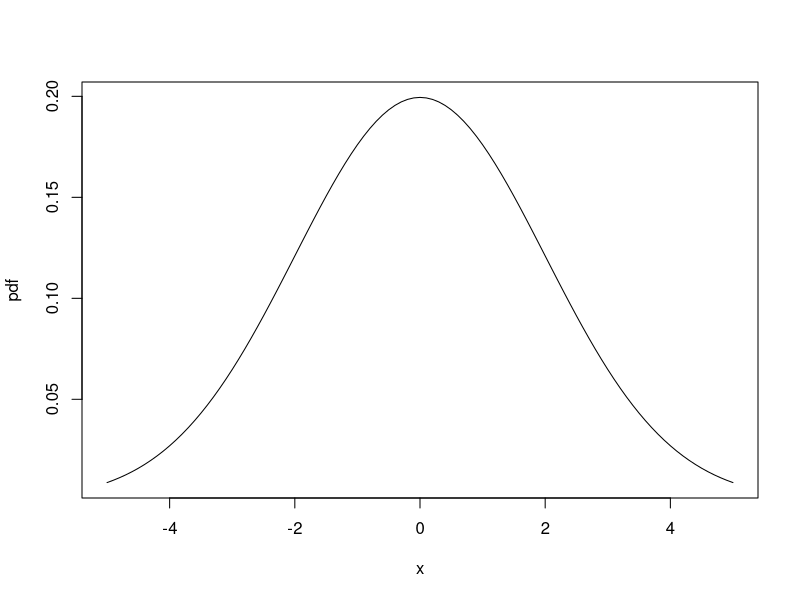
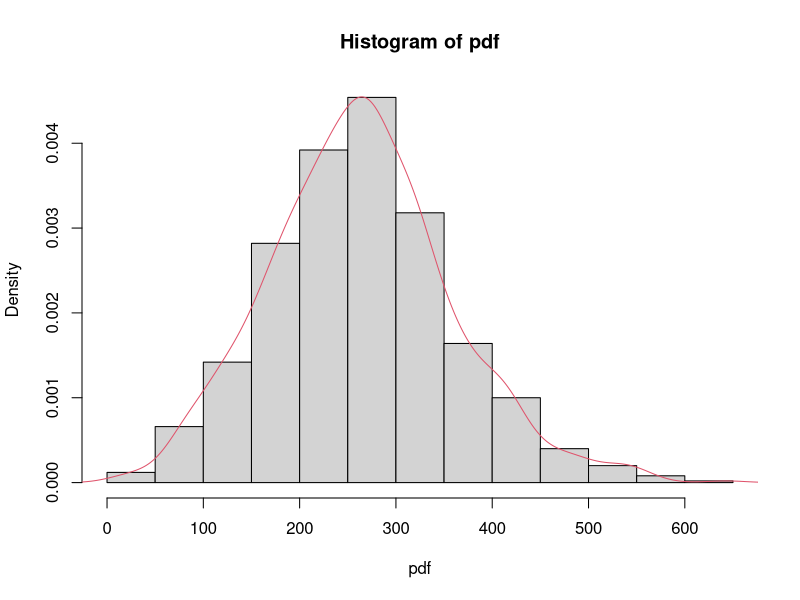
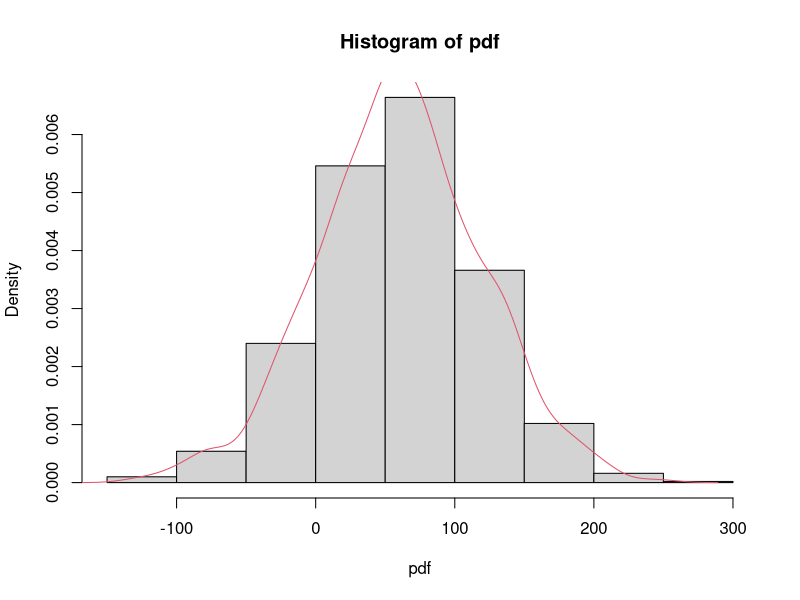
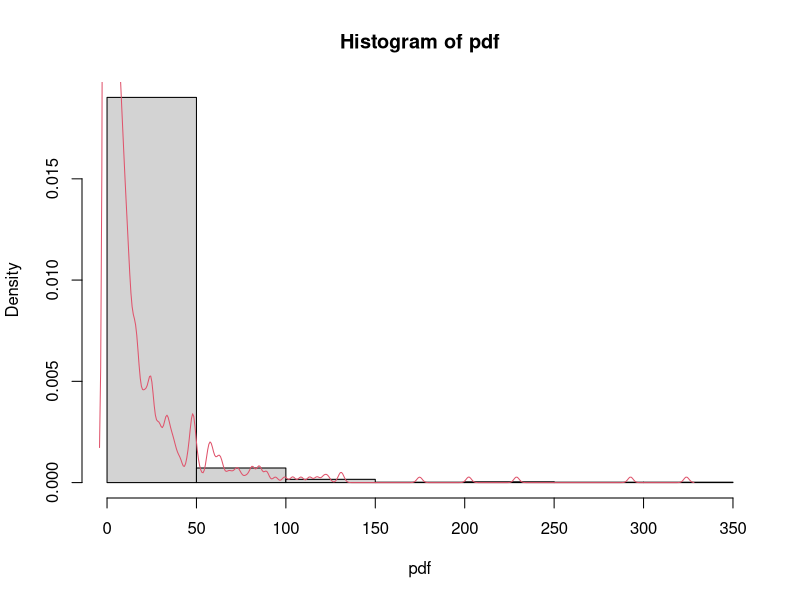
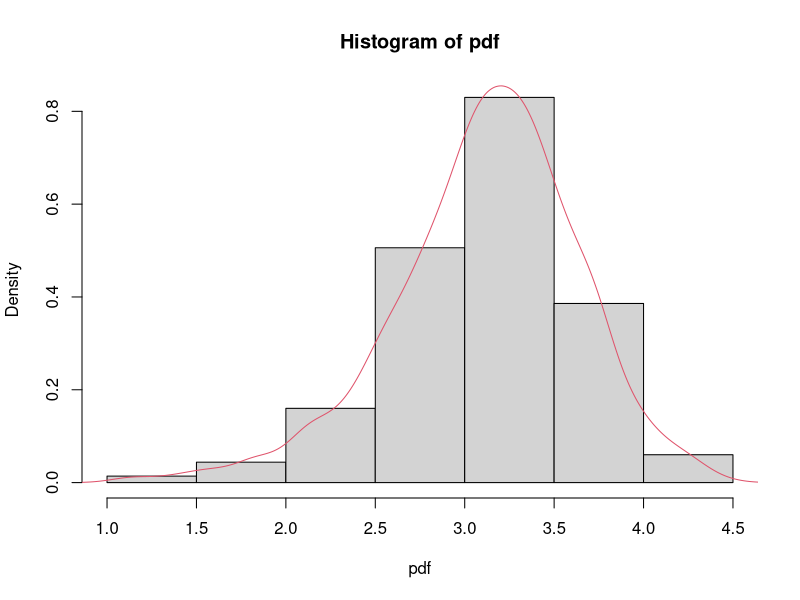
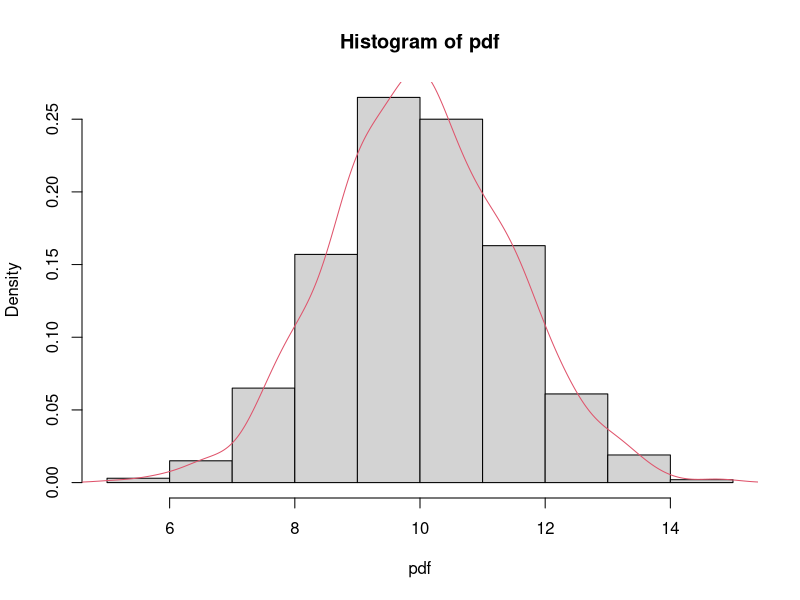
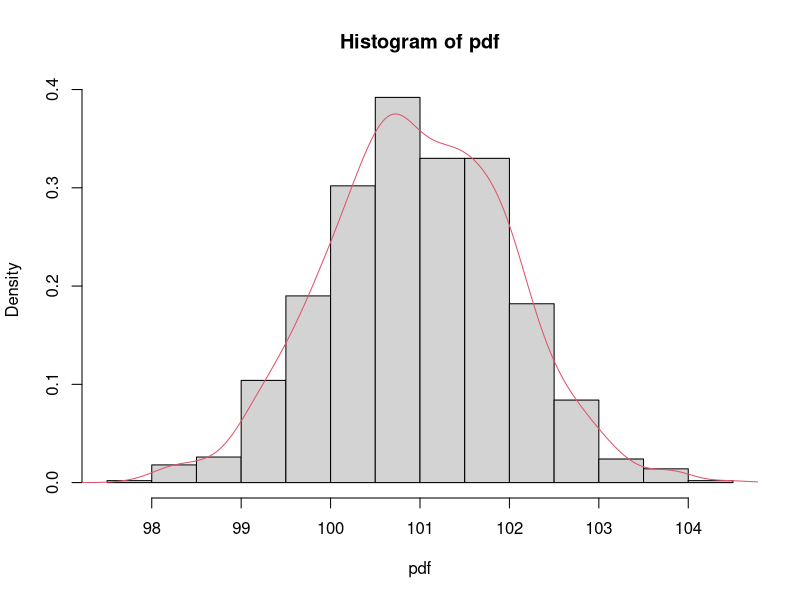
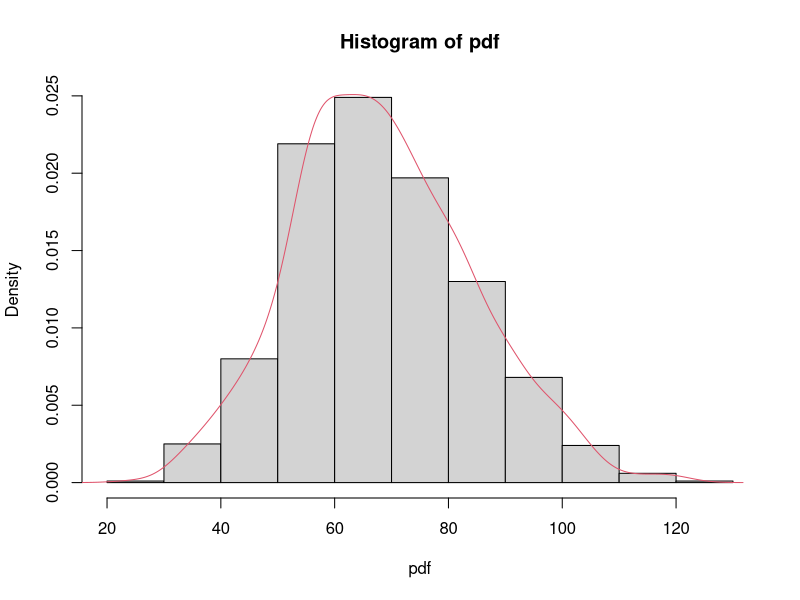

Here is the R script that generated these plots, in order:
## ---- chunk 1
#| label: learning-overview
learning_overview <- data.frame(
  section = "Biostatistics",
  category = "Statistical Principles & Estimands",
  topic = "Common statistical distribution"
)
learning_overview
## ---- chunk 2
knitr::opts_chunk$set(echo = TRUE)
## ---- chunk 3
# numbers from  
x<-seq(-5,5,0.1)
 
# calculate the distribution function
# based on the parameters
pdf<- dnorm(x,(0),(2))
 
# Plotting the PDF 
plot(x,pdf,type = "l")
## ---- chunk 4
# numbers from  
 
# calculate the distribution function
# based on the parameters
pdf1<- rnorm(1000,(9),(1))
pdf2<- rnorm(1000,(30),(10))
pdf=pdf1*pdf2
 
# Plotting the PDF 
hist(pdf,probability = T)
lines(density(pdf),col=2)
## ---- chunk 5
# numbers from  
 
 
# calculate the distribution function
# based on the parameters
pdf1<- rnorm(1000,(1),(1))
pdf=pdf1*60
 
# Plotting the PDF 
hist(pdf,probability = T)
lines(density(pdf),col=2)
## ---- chunk 6
# numbers from  

# calculate the distribution function
# based on the parameters
pdf1<- rnorm(1000,(1),(1))
pdf=pdf1**4
 
# Plotting the PDF 
hist(pdf,probability = T)
lines(density(pdf),col=2)
## ---- chunk 7
# numbers from  

# calculate the distribution function
# based on the parameters
pdf1<- rnorm(1000,(10),(3))
pdf1=pdf1[pdf1>0]
pdf=sqrt(pdf1) 
 
# Plotting the PDF 
hist(pdf,probability = T)
lines(density(pdf),col=2)
## ---- chunk 8
# numbers from  
 
# calculate the distribution function
# based on the parameters
pdf1<- rnorm(1000,(2),(1))
pdf2<- rnorm(1000,(8),(1))
pdf=pdf1+pdf2
 
# Plotting the PDF 
hist(pdf,probability = T)
lines(density(pdf),col=2)
## ---- chunk 9
# numbers from  
 
 
# calculate the distribution function
# based on the parameters
pdf1<- rnorm(1000,(1),(1))
pdf=pdf1+100
 
# Plotting the PDF 
hist(pdf,probability = T)
lines(density(pdf),col=2)
## ---- chunk 10
# numbers from  

# calculate the distribution function
# based on the parameters
pdf1<- rnorm(1000,(8),(1))
pdf2<- rnorm(1000,(2),(1))
pdf=pdf1**2+pdf2
 
# Plotting the PDF 
hist(pdf,probability = T)
lines(density(pdf),col=2)
## ---- chunk 11
# numbers from  

# calculate the distribution function
# based on the parameters
 
chi=rchisq(1000,4)
hist(chi,probability = T)
lines(density(chi),col=2)

pdf1<- scale(chi)
pdf=pdf1
# Plotting the PDF 
hist(pdf,probability = T)
lines(density(pdf),col=2)
## ---- chunk 12
# numbers from  
x<-seq(-5,5,0.1)
 
# calculate the distribution function
# based on the parameters
cdf<- pnorm(x,(0),(2))
 
# Plotting the PDF 
plot(x,cdf,type = "l")
## ---- chunk 13
# numbers from  
x<-seq(-5,5,0.1)
 
# calculate the distribution function
# based on the parameters
pdf1<- dt(x,1)
pdf2<- dt(x,30)
 
# Plotting the PDF 
plot(x,pdf1,type = "l")
lines(x,pdf2 ,col=2)
## ---- chunk 14
# numbers from  
x<-seq(-5,5,0.1)
 
# calculate the distribution function
# based on the parameters
cdf1<- pt(x,1)
cdf2<- pt(x,30)
 
# Plotting the PDF 
plot(x,cdf1,type = "l")
lines(x,cdf2 ,col=2)
## ---- chunk 15
# numbers from  
x<-seq(0,5,0.1)
 
# calculate the distribution function
# based on the parameters
pdf1<- dchisq(x,1)
pdf2<- dchisq(x,5)
 
# Plotting the PDF 
plot(x,pdf1,type = "l")
lines(x,pdf2 ,col=2)
## ---- chunk 16
# numbers from  

# calculate the distribution function
# based on the parameters
x<- rnorm(1000,(1),(1))
y=x**2
 
# Plotting the PDF 
hist(y,prob=T)
lines(density(y),col=2)
## ---- chunk 17
# numbers from  
x<-seq(0,5,0.1)
 
# calculate the distribution function
# based on the parameters
cdf1<- pchisq(x,1)
cdf2<- pchisq(x,5)
 
# Plotting the PDF 
plot(x,cdf1,type = "l")
lines(x,cdf2 ,col=2)
## ---- chunk 18
# numbers from  
x<-seq(0,5,0.1)
 
# calculate the distribution function
# based on the parameters
pdf1<- df(x,1,1)
pdf2<- df(x,10,10)
 
# Plotting the PDF 
plot(x,pdf1,type = "l")
lines(x,pdf2 ,col=2)
## ---- chunk 19
# numbers from  
 
# calculate the distribution function
# based on the parameters
cdf1<- rchisq(100,9)
cdf2<- rchisq(100,7)
f=cdf1/cdf2

# Plotting the PDF 
hist(f,probability = T)
lines(density(f),col=2)

## ---- chunk 20
# numbers from  
x<-seq(0,5,0.1)
 
# calculate the distribution function
# based on the parameters
cdf1<- pf(x,1,1)
cdf2<- pf(x,10,10)
 
# Plotting the PDF 
plot(x,cdf1,type = "l")
lines(x,cdf2 ,col=2)
## ---- chunk 21
# numbers from  
x<-seq(-5,5,0.1)
 
# calculate the distribution function
# based on the parameters
pdf<- dunif(x,(-5),(5))
 
# Plotting the PDF 
plot(x,pdf,type = "l")
## ---- chunk 22
# numbers from  
x<-seq(-5,5,0.1)
 
# calculate the distribution function
# based on the parameters
cdf<- punif(x,(-5),(5))
 
# Plotting the PDF 
plot(x,cdf,type = "l")
## ---- chunk 23
# numbers from  
x<-c(0,1)
 
# calculate the distribution function
# based on the parameters
pdf1<- dbinom(x, 1, 0.56)
pdf2<- dbinom(x, 1, 0.07)
 
# Plotting the PDF 
barplot(names.arg =x,height =pdf1)
barplot(names.arg =x,height =pdf2)

## ---- chunk 24
# numbers from  
x<-seq(0,1000,1)
 
# calculate the distribution function
# based on the parameters
pdf1<- dbinom(x, 1000, 0.56)
pdf2<- dbinom(x, 1000, 0.07)
 
# Plotting the PDF 
plot(x,pdf1,type = "l")
lines(x,pdf2 ,col=2)
## ---- chunk 25
# numbers from  
x<-seq(0,1000,1)
 
# calculate the distribution function
# based on the parameters
cdf1<- pbinom(x, 1000, 0.56)
cdf2<- pbinom(x, 1000, 0.07)
 
# Plotting the PDF 
plot(x,cdf1,type = "l")
lines(x,cdf2 ,col=2)
## ---- chunk 26
# numbers from  
x<-seq(0,10,1)
 
# calculate the distribution function
# based on the parameters
pdf1<- dgeom(x, 0.23)
pdf2<- dgeom(x, 0.7)
 
# Plotting the PDF 
plot(x,pdf1,type = "l")
lines(x,pdf2 ,col=2)
## ---- chunk 27
# numbers from  
x<-seq(0,10,1)
 
# calculate the distribution function
# based on the parameters
pdf1<- dnbinom(x, 2,0.23)
pdf2<- dnbinom(x, 2,0.7)
 
# Plotting the PDF 
plot(x,pdf1,type = "l")
lines(x,pdf2 ,col=2)
## ---- chunk 28
# numbers from  
x<-seq(0,5,1)
 
# calculate the distribution function
# based on the parameters
pdf1<- dhyper(x, 10,14,5)
pdf2<- dhyper(x, 14,10,5)
 
# Plotting the PDF 
plot(x,pdf1,type = "l")
lines(x,pdf2 ,col=2)

# m
# the number of white balls in the urn.
# n
# the number of black balls in the urn.
# k
# the number of balls drawn from the urn.
# x
# the number of white balls drawn without replacement 
## ---- chunk 29
# numbers from  
x<-seq(0,30,1)
 
# calculate the distribution function
# based on the parameters
pdf1<- dpois(x, 1)
pdf2<- dpois(x, 7)
pdf3<- dpois(x, 12)
 
# Plotting the PDF 
plot(x,pdf1,type = "l")
lines(x,pdf2 ,col=2)
lines(x,pdf3 ,col=3)
## ---- chunk 30
# numbers from  
x<-seq(0,30,1)
 
# calculate the distribution function
# based on the parameters
cdf1<- ppois(x, 1)
cdf2<- ppois(x, 7)
cdf3<- ppois(x, 12)
 
# Plotting the PDF 
plot(x,cdf1,type = "l")
lines(x,cdf2 ,col=2)
lines(x,cdf3 ,col=3)
## ---- chunk 31
# numbers from  
x<-seq(0,5,0.1)
 
# calculate the distribution function
# based on the parameters
pdf1<- dexp(x,1)
pdf2<- dexp(x,5)
 
# Plotting the PDF 
plot(x,pdf1,type = "l")
lines(x,pdf2,col=2)
## ---- chunk 32
# numbers from  
x<-seq(0,5,0.1)
 
# calculate the distribution function
# based on the parameters
cdf<- pexp(x,2)
 
# Plotting the PDF 
plot(x,cdf,type = "l")
## ---- chunk 33
# numbers from  
x<-seq(0,5,0.1)
 
# calculate the distribution function
# based on the parameters
pdf1<- dweibull(x,0.5,1)
pdf2<- dweibull(x,3,1)
 
# Plotting the PDF 
plot(x,pdf1,type = "l")
lines(x,pdf2 ,col=2)
## ---- chunk 34
# numbers from  
x<-seq(0,5,0.1)
 
# calculate the distribution function
# based on the parameters
pdf1<- dweibull(x,0.5,1)
pdf2<- dweibull(x,0.5,5)
 
# Plotting the PDF 
plot(x,pdf1,type = "l")
lines(x,pdf2 ,col=2)
## ---- chunk 35
# numbers from  
x<-seq(0,5,0.1)
 
# calculate the distribution function
# based on the parameters
cdf1<- pweibull(x,0.5,1)
cdf2<- pweibull(x,3,1)
 
# Plotting the PDF 
plot(x,cdf1,type = "l")
lines(x,cdf2,col=2)
## ---- chunk 36
# numbers from  
x<-seq(0,5,0.1)
 
# calculate the distribution function
# based on the parameters
pdf1<- dgamma(x,0.5,1)
pdf2<- dgamma(x,2,1)
 
# Plotting the PDF 
plot(x,pdf1,type = "l")
lines(x,pdf2 ,col=2)
## ---- chunk 37
# numbers from  
x<-seq(0,5,0.1)
 
# calculate the distribution function
# based on the parameters
cdf1<- pgamma(x,0.5,1)
cdf2<- pgamma(x,2,1)
 
# Plotting the PDF 
plot(x,cdf1,type = "l")
lines(x,cdf2 ,col=2)
## ---- chunk 38
# numbers from  
x<-seq(0,2,0.01)
 
# calculate the distribution function
# based on the parameters
pdf1<- dbeta(x,0.5,0.5)
pdf2<- dbeta(x,0.5,1)
pdf3<- dbeta(x,1,0.5)
pdf4<- dbeta(x,2,2)
 
# Plotting the PDF 
plot(x,pdf1,type = "l")
lines(x,pdf2 ,col=2) #red
lines(x,pdf3 ,col=3) #green
lines(x,pdf4 ,col=4) #blue
